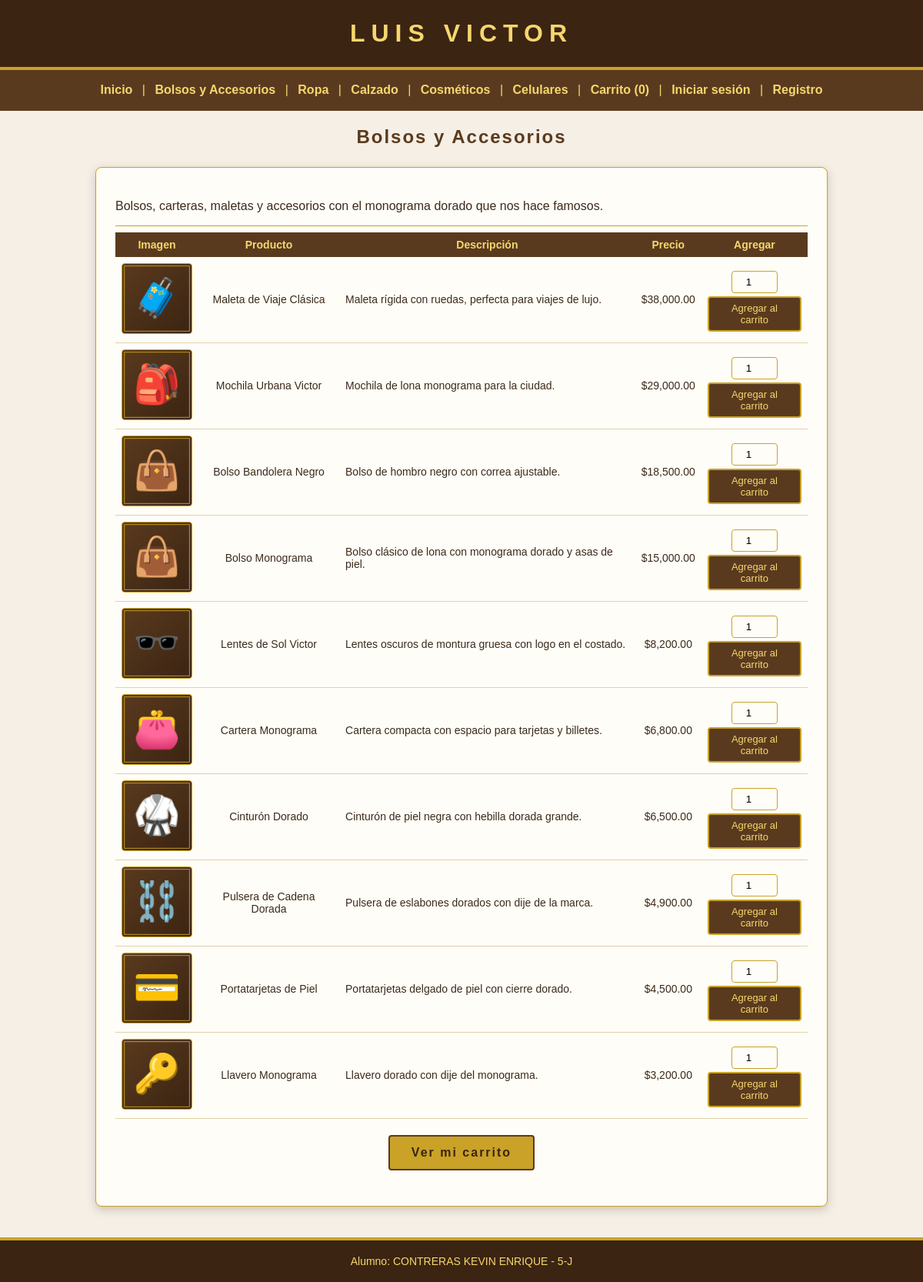
/bolsos.php, run on the app's committed database.
### tables this page shows
CREATE TABLE productos (
  id INT AUTO_INCREMENT PRIMARY KEY,
  categoria VARCHAR(50) NOT NULL,
  marca VARCHAR(50) NOT NULL,
  nombre VARCHAR(100) NOT NULL,
  descripcion VARCHAR(200) NOT NULL,
  precio DECIMAL(10,2) NOT NULL,
  imagen VARCHAR(255) NOT NULL
);

### bolsos.php (the view, shortened to what this page needs)
<?php
$categoria = "Bolsos y Accesorios";
require "conexion.php";
$stmt = $conexion->prepare("SELECT id, nombre, descripcion, precio, imagen FROM productos WHERE categoria = ? ORDER BY precio DESC");
$stmt->bind_param("s", $categoria);
$stmt->execute();
$productos = $stmt->get_result();
?>
<!DOCTYPE html>
<html>
<head>
  <link rel="stylesheet" href="estilo.css">
</head>
<body>
  <h1>LUIS VICTOR</h1>
  <?php include "menu.php"; ?>
  <h2>Bolsos y Accesorios</h2>
  <div class="ancho">
    <p>Bolsos, carteras, maletas y accesorios con el monograma dorado que nos hace famosos.</p>
    <hr>
    <table>
      <tr>
        <th>Imagen</th>
        <th>Producto</th>
        <th>Descripción</th>
        <th>Precio</th>
        <th>Agregar</th>
      </tr>
      <?php while ($p = $productos->fetch_assoc()) { ?>
      <tr>
        <td><img class="prod" src="<?php echo htmlspecialchars($p["imagen"]); ?>" alt="<?php echo htmlspecialchars($p["nombre"]); ?>" loading="lazy" onerror="this.onerror=null;this.src='imagen_no.svg'"></td>
        <td><?php echo htmlspecialchars($p["nombre"]); ?></td>
        <td class="izq"><?php echo htmlspecialchars($p["descripcion"]); ?></td>
        <td>$<?php echo number_format($p["precio"], 2); ?></td>
        <td>
          <form method="post" action="carrito.php">
            <input type="number" name="cantidad" value="1" min="1" max="10">
            <br>
            <button type="submit" name="agregar" value="<?php echo $p["id"]; ?>">Agregar al carrito</button>
          </form>
        </td>
      </tr>
      <?php } ?>
    </table>
    <p class="centro"><a class="cta" href="carrito.php">Ver mi carrito</a></p>
  </div>
  <?php include "pie.php"; ?>
</body>
</html>

### menu.php (shortened to what this page needs)
<?php
$en_carrito = 0;
?>
<div class="menu">
  <a href="index.php">Inicio</a> |
  <a href="bolsos.php">Bolsos y Accesorios</a> |
  <a href="ropa.php">Ropa</a> |
  <a href="calzado.php">Calzado</a> |
  <a href="cosmeticos.php">Cosméticos</a> |
  <a href="celulares.php">Celulares</a> |
  <a href="carrito.php">Carrito (<?php echo (int)$en_carrito; ?>)</a> |
  <?php if (isset($_SESSION["usuario_id"])) { ?>
    <a href="tienda.php">Mis pedidos</a> |
    <a href="logout.php">Cerrar sesión</a>
  <?php } else { ?>
    <a href="login.php">Iniciar sesión</a> |
    <a href="registro.php">Registro</a>
  <?php } ?>
</div>

### pie.php
<div class="pie">
  <p>Alumno: CONTRERAS KEVIN ENRIQUE - 5-J</p>
</div>

### estilo.css (style rules this page uses)
body { font-family: Arial, sans-serif; background-color: #f5efe6; color: #3b2a1a; margin: 0; }
h1 { background-color: #3b2412; color: #f5d76e; text-align: center; letter-spacing: 8px; margin: 0; padding: 25px; border-bottom: 4px solid #c9a227; }
h2 { color: #5a3a1e; text-align: center; letter-spacing: 2px; }
div { width: 90%; max-width: 520px; margin: 25px auto; padding: 25px; background-color: #fffdf8; border: 1px solid #c9a227; border-radius: 8px; box-shadow: 0 4px 12px rgba(90, 58, 30, 0.25); }
input, select, textarea { width: 100%; box-sizing: border-box; padding: 10px; margin-top: 5px; border: 1px solid #c9a227; border-radius: 4px; background-color: #fffdf8; font-family: Arial, sans-serif; }
button { background-color: #5a3a1e; color: #f5d76e; padding: 12px 25px; border: 2px solid #c9a227; border-radius: 4px; font-family: Arial, sans-serif; font-size: 16px; letter-spacing: 2px; cursor: pointer; }
a { color: #8a6d1d; text-decoration: none; font-weight: bold; }
hr { border: 0; border-top: 1px solid #c9a227; }
table { width: 100%; font-size: 14px; border-collapse: collapse; }
th { background-color: #5a3a1e; color: #f5d76e; padding: 8px; }
td { padding: 8px; text-align: center; border-bottom: 1px solid #e0d2a8; }
div.menu { width: 100%; max-width: none; margin: 0; padding: 12px 0; background-color: #5a3a1e; border: 0; border-radius: 0; box-shadow: none; text-align: center; color: #f5d76e; line-height: 1.8; }
div.menu a { color: #f5d76e; padding: 0 8px; }
div.ancho { max-width: 900px; }
td.izq { text-align: left; }
div.pie { width: 100%; max-width: none; margin: 40px 0 0; padding: 15px 0; background-color: #3b2412; border: 0; border-top: 4px solid #c9a227; border-radius: 0; box-shadow: none; text-align: center; color: #f5d76e; font-size: 14px; }
div.pie p { margin: 4px 0; }
a.cta { display: inline-block; background-color: #c9a227; color: #3b2412; padding: 12px 28px; margin: 5px; border: 2px solid #5a3a1e; border-radius: 4px; font-size: 16px; letter-spacing: 2px; text-decoration: none; }
p.centro { text-align: center; }
td input { width: 60px; padding: 6px; text-align: center; }
td button { padding: 6px 10px; margin-top: 4px; font-size: 13px; letter-spacing: 0; }
img.prod { width: 90px; height: 90px; object-fit: cover; border: 1px solid #c9a227; border-radius: 4px; background-color: #f5efe6; }

### data on the page
productos: imagen (picture), nombre "Maleta de Viaje Clásica", descripcion "Maleta rígida con ruedas, perfecta para viajes de lujo.", precio "38,000.00", $p["id"] 5 (drawn)
productos: imagen (picture), nombre "Mochila Urbana Victor", descripcion "Mochila de lona monograma para la ciudad.", precio "29,000.00", $p["id"] 6 (drawn)
productos: imagen (picture), nombre "Bolso Bandolera Negro", descripcion "Bolso de hombro negro con correa ajustable.", precio "18,500.00", $p["id"] 9 (drawn)
productos: imagen (picture), nombre "Bolso Monograma", descripcion "Bolso clásico de lona con monograma dorado y asas de piel.", precio "15,000.00"
productos: imagen (picture), nombre "Lentes de Sol Victor", descripcion "Lentes oscuros de montura gruesa con logo en el costado.", precio "8,200.00", $p["id"] 4 (drawn)
productos: imagen (picture), nombre "Cartera Monograma", descripcion "Cartera compacta con espacio para tarjetas y billetes.", precio "6,800.00", $p["id"] 2 (drawn)
productos: imagen (picture), nombre "Cinturón Dorado", descripcion "Cinturón de piel negra con hebilla dorada grande.", precio "6,500.00", $p["id"] 3 (drawn)
productos: imagen (picture), nombre "Pulsera de Cadena Dorada", descripcion "Pulsera de eslabones dorados con dije de la marca.", precio "4,900.00", $p["id"] 10 (drawn)
productos: imagen (picture), nombre "Portatarjetas de Piel", descripcion "Portatarjetas delgado de piel con cierre dorado.", precio "4,500.00", $p["id"] 8 (drawn)
productos: imagen (picture), nombre "Llavero Monograma", descripcion "Llavero dorado con dije del monograma.", precio "3,200.00", $p["id"] 7 (drawn)

### other printed values
$en_carrito "0"
